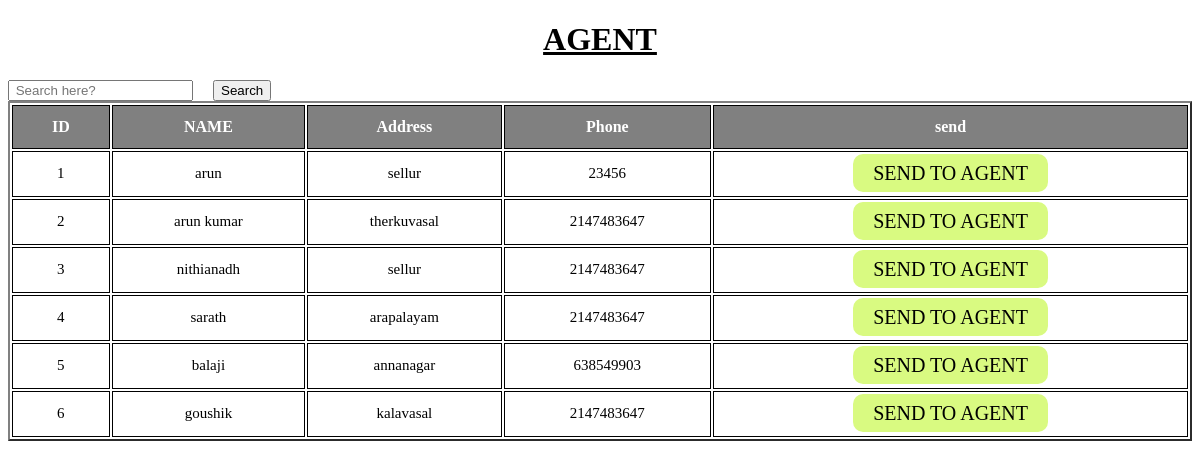
Page /rr.php on the committed database.
### tables this page shows
CREATE TABLE `agent` (
  `agent_id` int(50) NOT NULL,
  `name` varchar(50) NOT NULL,
  `password` varchar(50) NOT NULL,
  `address` varchar(50) NOT NULL,
  `phone` int(10) NOT NULL,
  `message` varchar(50) NOT NULL
);

### db.php (called while the page is built, shortened)
<?php
$servername = "localhost";
$username = "root";
$password = "123";
$dbname = "helpinghand";
$conn = mysqli_connect($servername, $username, $password, $dbname) or die("Error in db connection: " . mysqli_connect_error());
$query1 = "CREATE USER 'newuser'@'localhost' IDENTIFIED BY 'password'";
$result1 = mysqli_query($conn, $query1);
$query2 = "GRANT ALL PRIVILEGES ON dbname.* TO 'newuser'@'localhost'";
$result2 = mysqli_query($conn, $query2);
$query3 = "FLUSH PRIVILEGES";
$result3 = mysqli_query($conn, $query3);
?>

### rr.php (the view, shortened to what this page needs)
<?php
if(isset($_POST['search'])){
    $search=$_POST['value'];
    $query="select * from agent where CONCAT(agent_id,name,address,phone) LIKE '%".$search."%'";
    $search_res= filterTable($query);
}else{
    $query="select * from agent";
    $search_res=filtertable($query);
}
function filterTable($query)
{
    require 'db.php';
    $filter_Result = mysqli_query($conn, $query);
    return $filter_Result;
}
?>
<!DOCTYPE html>
<html lang="en">
<head>
</head>
<body>
<h1 align="center"><u>AGENT</u></h1>
    <form action=" " method="POST">
    <input type="text" name="value" placeholder=" Search here?"  >&nbsp;&nbsp;&nbsp;&nbsp;
            <input type="submit"  name="search" value="Search">
<table width="100%" border="2">
<thead  style="color:white;background-color: grey;">
      <th>ID</th><th>NAME</th><th>Address</th><th>Phone</th><th>send</th>
</thead>
<tbody>
             <?php while($row=mysqli_fetch_array($search_res)):?>
                <tr align="center">
                <td height="28" name="id" ><?php echo $id=$row['agent_id']; ?></td>
                <td><?php echo $name=$row['name']; ?></td>
                <td><?php echo $address=$row['address']; ?></td>
                <td><?php echo $phone=$row['phone']; ?></td>
                <td><a href="aa.php?agent_id=<?php echo $row['agent_id']; ?>&donor_id=<?php echo $_GET['id'];?>" id="send">SEND TO AGENT</a></td>
     </tr>
     <?php endwhile;?>
           </tbody>
</table>
             </form>
</body>
</html>

### rr.php (style rules this page uses)
th ,tr { padding: 12px; font-size: 16px; border:1px solid black; }
td { padding: 8px; font-size: 15px; border:1px solid black; }
#send { text-decoration:none; border-radius:10px ; background: #D9FA81; color: black; padding: 8px 20px; text-transform:uppercase; cursor:pointer; color:black; font-size:20px; height:40px; width:180px; }

### rows in the picture
agent: agent_id "1", name "arun", address "sellur", phone "23456"
agent: agent_id "2", name "arun kumar", address "therkuvasal", phone "2147483647"
agent: agent_id "3", name "nithianadh", address "sellur", phone "2147483647"
agent: agent_id "4", name "sarath", address "arapalayam", phone "2147483647"
agent: agent_id "5", name "balaji", address "annanagar", phone "638549903"
agent: agent_id "6", name "goushik", address "kalavasal", phone "2147483647"
